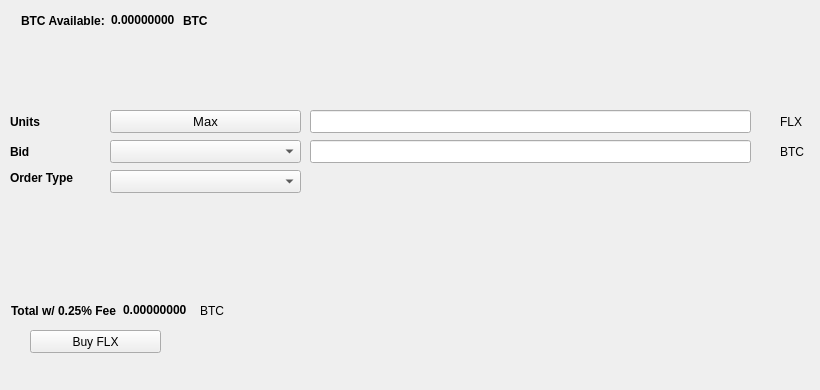
   <widget class="QWidget" name="BuyTab">
    <attribute name="title">
     <string>Buy</string>
    </attribute>
    <widget class="QPushButton" name="BuyFLX">
     <property name="geometry">
      <rect>
       <x>30</x>
       <y>330</y>
       <width>131</width>
       <height>23</height>
      </rect>
     </property>
     <property name="text">
      <string>Buy FLX</string>
     </property>
     <property name="icon">
      <iconset resource="../flexwork.qrc">
       <normaloff>:/icons/bitcoin</normaloff>:/icons/bitcoin</iconset>
     </property>
    </widget>
    <widget class="QLabel" name="label_3">
     <property name="geometry">
      <rect>
       <x>10</x>
       <y>110</y>
       <width>46</width>
       <height>23</height>
      </rect>
     </property>
     <property name="font">
      <font>
       <weight>75</weight>
       <bold>true</bold>
      </font>
     </property>
     <property name="text">
      <string>Units</string>
     </property>
    </widget>
    <widget class="QLineEdit" name="UnitsInput">
     <property name="geometry">
      <rect>
       <x>310</x>
       <y>110</y>
       <width>441</width>
       <height>23</height>
      </rect>
     </property>
     <property name="font">
      <font>
       <pointsize>9</pointsize>
       <weight>75</weight>
       <bold>true</bold>
      </font>
     </property>
    </widget>
    <widget class="QLineEdit" name="BuyBidPriceEdit">
     <property name="geometry">
      <rect>
       <x>310</x>
       <y>140</y>
       <width>441</width>
       <height>23</height>
      </rect>
     </property>
     <property name="font">
      <font>
       <pointsize>9</pointsize>
       <weight>75</weight>
       <bold>true</bold>
      </font>
     </property>
    </widget>
    <widget class="QLabel" name="label_4">
     <property name="geometry">
      <rect>
       <x>780</x>
       <y>110</y>
       <width>31</width>
       <height>23</height>
      </rect>
     </property>
     <property name="text">
      <string>FLX</string>
     </property>
    </widget>
    <widget class="QLabel" name="label_5">
     <property name="geometry">
      <rect>
       <x>780</x>
       <y>140</y>
       <width>31</width>
       <height>23</height>
      </rect>
     </property>
     <property name="text">
      <string>BTC</string>
     </property>
    </widget>
    <widget class="QLabel" name="label_6">
     <property name="geometry">
      <rect>
       <x>10</x>
       <y>140</y>
       <width>46</width>
       <height>23</height>
      </rect>
     </property>
     <property name="font">
      <font>
       <weight>75</weight>
       <bold>true</bold>
      </font>
     </property>
     <property name="text">
      <string>Bid</string>
     </property>
    </widget>
    <widget class="QLabel" name="label_7">
     <property name="geometry">
      <rect>
       <x>10</x>
       <y>170</y>
       <width>91</width>
       <height>16</height>
      </rect>
     </property>
     <property name="font">
      <font>
       <weight>75</weight>
       <bold>true</bold>
      </font>
     </property>
     <property name="text">
      <string>Order Type</string>
     </property>
    </widget>
    <widget class="QPushButton" name="Buy_Max_Amount">
     <property name="geometry">
      <rect>
       <x>110</x>
       <y>110</y>
       <width>191</width>
       <height>23</height>
      </rect>
     </property>
     <property name="font">
      <font>
       <pointsize>10</pointsize>
      </font>
     </property>
     <property name="text">
      <string>Max</string>
     </property>
    </widget>
    <widget class="QComboBox" name="BuyBidcomboBox">
     <property name="geometry">
      <rect>
       <x>110</x>
       <y>140</y>
       <width>191</width>
       <height>23</height>
      </rect>
     </property>
     <property name="font">
      <font>
       <pointsize>10</pointsize>
      </font>
     </property>
    </widget>
    <widget class="QComboBox" name="buyOrdertypeCombo">
     <property name="geometry">
      <rect>
       <x>110</x>
       <y>170</y>
       <width>191</width>
       <height>23</height>
      </rect>
     </property>
     <property name="font">
      <font>
       <pointsize>10</pointsize>
      </font>
     </property>
    </widget>
    <widget class="QWidget" name="layoutWidget1">
     <property name="geometry">
      <rect>
       <x>21</x>
       <y>11</y>
       <width>227</width>
       <height>19</height>
      </rect>
     </property>
     <layout class="QHBoxLayout" name="horizontalLayout_3">
      <item>
       <widget class="QLabel" name="label232">
        <property name="font">
         <font>
          <weight>75</weight>
          <bold>true</bold>
         </font>
        </property>
        <property name="text">
         <string>BTC Available:</string>
        </property>
       </widget>
      </item>
      <item>
       <widget class="QLabel" name="BtcAvailableLbl">
        <property name="palette">
         <palette>
          <active>
           <colorrole role="WindowText">
            <brush brushstyle="SolidPattern">
             <color alpha="255">
              <red>0</red>
              <green>0</green>
              <blue>0</blue>
             </color>
            </brush>
           </colorrole>
           <colorrole role="Button">
            <brush brushstyle="SolidPattern">
             <color alpha="255">
              <red>0</red>
              <green>170</green>
              <blue>0</blue>
             </color>
            </brush>
           </colorrole>
           <colorrole role="Light">
            <brush brushstyle="SolidPattern">
             <color alpha="255">
              <red>0</red>
              <green>255</green>
              <blue>0</blue>
             </color>
            </brush>
           </colorrole>
           <colorrole role="Midlight">
            <brush brushstyle="SolidPattern">
             <color alpha="255">
              <red>0</red>
              <green>212</green>
              <blue>0</blue>
             </color>
            </brush>
           </colorrole>
           <colorrole role="Dark">
            <brush brushstyle="SolidPattern">
             <color alpha="255">
              <red>0</red>
              <green>85</green>
              <blue>0</blue>
             </color>
            </brush>
           </colorrole>
           <colorrole role="Mid">
            <brush brushstyle="SolidPattern">
             <color alpha="255">
              <red>0</red>
              <green>113</green>
              <blue>0</blue>
             </color>
            </brush>
           </colorrole>
           <colorrole role="Text">
            <brush brushstyle="SolidPattern">
             <color alpha="255">
              <red>0</red>
              <green>170</green>
              <blue>0</blue>
             </color>
            </brush>
           </colorrole>
           <colorrole role="BrightText">
            <brush brushstyle="SolidPattern">
             <color alpha="255">
              <red>255</red>
              <green>255</green>
              <blue>255</blue>
             </color>
            </brush>
           </colorrole>
           <colorrole role="ButtonText">
            <brush brushstyle="SolidPattern">
             <color alpha="255">
              <red>0</red>
              <green>0</green>
              <blue>0</blue>
             </color>
            </brush>
           </colorrole>
           <colorrole role="Base">
            <brush brushstyle="SolidPattern">
             <color alpha="255">
              <red>255</red>
              <green>255</green>
              <blue>255</blue>
             </color>
            </brush>
           </colorrole>
           <colorrole role="Window">
            <brush brushstyle="SolidPattern">
             <color alpha="255">
              <red>0</red>
              <green>170</green>
              <blue>0</blue>
             </color>
            </brush>
           </colorrole>
           <colorrole role="Shadow">
            <brush brushstyle="SolidPattern">
             <color alpha="255">
              <red>0</red>
              <green>0</green>
              <blue>0</blue>
             </color>
            </brush>
           </colorrole>
           <colorrole role="AlternateBase">
            <brush brushstyle="SolidPattern">
             <color alpha="255">
              <red>127</red>
              <green>212</green>
              <blue>127</blue>
             </color>
            </brush>
           </colorrole>
           <colorrole role="ToolTipBase">
            <brush brushstyle="SolidPattern">
             <color alpha="255">
              <red>255</red>
              <green>255</green>
              <blue>220</blue>
             </color>
            </brush>
           </colorrole>
           <colorrole role="ToolTipText">
            <brush brushstyle="SolidPattern">
             <color alpha="255">
              <red>0</red>
              <green>0</green>
              <blue>0</blue>
             </color>
            </brush>
           </colorrole>
          </active>
          <inactive>
           <colorrole role="WindowText">
            <brush brushstyle="SolidPattern">
             <color alpha="255">
              <red>0</red>
              <green>0</green>
              <blue>0</blue>
             </color>
            </brush>
           </colorrole>
           <colorrole role="Button">
            <brush brushstyle="SolidPattern">
             <color alpha="255">
              <red>0</red>
              <green>170</green>
              <blue>0</blue>
             </color>
            </brush>
           </colorrole>
           <colorrole role="Light">
            <brush brushstyle="SolidPattern">
             <color alpha="255">
              <red>0</red>
              <green>255</green>
              <blue>0</blue>
             </color>
            </brush>
           </colorrole>
           <colorrole role="Midlight">
            <brush brushstyle="SolidPattern">
             <color alpha="255">
              <red>0</red>
              <green>212</green>
              <blue>0</blue>
             </color>
            </brush>
           </colorrole>
           <colorrole role="Dark">
            <brush brushstyle="SolidPattern">
             <color alpha="255">
              <red>0</red>
              <green>85</green>
              <blue>0</blue>
             </color>
            </brush>
           </colorrole>
           <colorrole role="Mid">
            <brush brushstyle="SolidPattern">
             <color alpha="255">
              <red>0</red>
              <green>113</green>
              <blue>0</blue>
             </color>
            </brush>
           </colorrole>
           <colorrole role="Text">
            <brush brushstyle="SolidPattern">
             <color alpha="255">
              <red>0</red>
              <green>170</green>
              <blue>0</blue>
             </color>
            </brush>
           </colorrole>
           <colorrole role="BrightText">
            <brush brushstyle="SolidPattern">
             <color alpha="255">
              <red>255</red>
              <green>255</green>
              <blue>255</blue>
             </color>
            </brush>
           </colorrole>
           <colorrole role="ButtonText">
            <brush brushstyle="SolidPattern">
             <color alpha="255">
              <red>0</red>
              <green>0</green>
              <blue>0</blue>
             </color>
            </brush>
           </colorrole>
           <colorrole role="Base">
            <brush brushstyle="SolidPattern">
             <color alpha="255">
              <red>255</red>
              <green>255</green>
              <blue>255</blue>
             </color>
            </brush>
           </colorrole>
           <colorrole role="Window">
            <brush brushstyle="SolidPattern">
             <color alpha="255">
              <red>0</red>
              <green>170</green>
              <blue>0</blue>
             </color>
            </brush>
           </colorrole>
           <colorrole role="Shadow">
            <brush brushstyle="SolidPattern">
             <color alpha="255">
              <red>0</red>
              <green>0</green>
              <blue>0</blue>
             </color>
            </brush>
           </colorrole>
           <colorrole role="AlternateBase">
            <brush brushstyle="SolidPattern">
             <color alpha="255">
              <red>127</red>
              <green>212</green>
              <blue>127</blue>
             </color>
            </brush>
           </colorrole>
           <colorrole role="ToolTipBase">
            <brush brushstyle="SolidPattern">
             <color alpha="255">
              <red>255</red>
              <green>255</green>
              <blue>220</blue>
             </color>
            </brush>
           </colorrole>
           <colorrole role="ToolTipText">
            <brush brushstyle="SolidPattern">
             <color alpha="255">
              <red>0</red>
              <green>0</green>
              <blue>0</blue>
             </color>
            </brush>
           </colorrole>
          </inactive>
          <disabled>
           <colorrole role="WindowText">
            <brush brushstyle="SolidPattern">
             <color alpha="255">
              <red>0</red>
              <green>85</green>
              <blue>0</blue>
             </color>
            </brush>
           </colorrole>
           <colorrole role="Button">
            <brush brushstyle="SolidPattern">
             <color alpha="255">
              <red>0</red>
              <green>170</green>
              <blue>0</blue>
             </color>
            </brush>
           </colorrole>
           <colorrole role="Light">
            <brush brushstyle="SolidPattern">
             <color alpha="255">
              <red>0</red>
              <green>255</green>
              <blue>0</blue>
             </color>
            </brush>
           </colorrole>
           <colorrole role="Midlight">
            <brush brushstyle="SolidPattern">
             <color alpha="255">
              <red>0</red>
              <green>212</green>
              <blue>0</blue>
             </color>
            </brush>
           </colorrole>
           <colorrole role="Dark">
            <brush brushstyle="SolidPattern">
             <color alpha="255">
              <red>0</red>
              <green>85</green>
              <blue>0</blue>
             </color>
            </brush>
           </colorrole>
           <colorrole role="Mid">
            <brush brushstyle="SolidPattern">
             <color alpha="255">
              <red>0</red>
              <green>113</green>
              <blue>0</blue>
             </color>
            </brush>
           </colorrole>
           <colorrole role="Text">
            <brush brushstyle="SolidPattern">
             <color alpha="255">
              <red>0</red>
              <green>85</green>
              <blue>0</blue>
             </color>
            </brush>
           </colorrole>
           <colorrole role="BrightText">
            <brush brushstyle="SolidPattern">
             <color alpha="255">
              <red>255</red>
              <green>255</green>
              <blue>255</blue>
             </color>
            </brush>
           </colorrole>
           <colorrole role="ButtonText">
            <brush brushstyle="SolidPattern">
             <color alpha="255">
              <red>0</red>
              <green>85</green>
              <blue>0</blue>
             </color>
            </brush>
           </colorrole>
           <colorrole role="Base">
            <brush brushstyle="SolidPattern">
             <color alpha="255">
              <red>0</red>
              <green>170</green>
              <blue>0</blue>
             </color>
            </brush>
           </colorrole>
           <colorrole role="Window">
            <brush brushstyle="SolidPattern">
             <color alpha="255">
              <red>0</red>
              <green>170</green>
              <blue>0</blue>
             </color>
            </brush>
           </colorrole>
           <colorrole role="Shadow">
            <brush brushstyle="SolidPattern">
             <color alpha="255">
              <red>0</red>
              <green>0</green>
              <blue>0</blue>
             </color>
            </brush>
           </colorrole>
           <colorrole role="AlternateBase">
            <brush brushstyle="SolidPattern">
             <color alpha="255">
              <red>0</red>
              <green>170</green>
              <blue>0</blue>
             </color>
            </brush>
           </colorrole>
           <colorrole role="ToolTipBase">
            <brush brushstyle="SolidPattern">
             <color alpha="255">
              <red>255</red>
              <green>255</green>
              <blue>220</blue>
             </color>
            </brush>
           </colorrole>
           <colorrole role="ToolTipText">
            <brush brushstyle="SolidPattern">
             <color alpha="255">
              <red>0</red>
              <green>0</green>
              <blue>0</blue>
             </color>
            </brush>
           </colorrole>
          </disabled>
         </palette>
        </property>
        <property name="font">
         <font>
          <weight>75</weight>
          <bold>true</bold>
         </font>
        </property>
        <property name="text">
         <string>0.00000000</string>
        </property>
        <property name="textInteractionFlags">
         <set>Qt::LinksAccessibleByMouse|Qt::TextSelectableByKeyboard|Qt::TextSelectableByMouse</set>
        </property>
       </widget>
      </item>
      <item>
       <widget class="QLabel" name="BtcAvailableLbl_2">
        <property name="font">
         <font>
          <weight>75</weight>
          <bold>true</bold>
         </font>
        </property>
        <property name="text">
         <string>BTC</string>
        </property>
       </widget>
      </item>
     </layout>
    </widget>
    <widget class="QWidget" name="layoutWidge2">
     <property name="geometry">
      <rect>
       <x>11</x>
       <y>301</y>
       <width>259</width>
       <height>19</height>
      </rect>
     </property>
     <layout class="QHBoxLayout" name="horizontalLayout_4">
      <item>
       <widget class="QLabel" name="label_9">
        <property name="font">
         <font>
          <weight>75</weight>
          <bold>true</bold>
         </font>
        </property>
        <property name="text">
         <string>Total w/ 0.25% Fee</string>
        </property>
       </widget>
      </item>
      <item>
       <widget class="QLabel" name="BuyCostLabel">
        <property name="palette">
         <palette>
          <active>
           <colorrole role="WindowText">
            <brush brushstyle="SolidPattern">
             <color alpha="255">
              <red>0</red>
              <green>0</green>
              <blue>0</blue>
             </color>
            </brush>
           </colorrole>
           <colorrole role="Button">
            <brush brushstyle="SolidPattern">
             <color alpha="255">
              <red>0</red>
              <green>170</green>
              <blue>0</blue>
             </color>
            </brush>
           </colorrole>
           <colorrole role="Light">
            <brush brushstyle="SolidPattern">
             <color alpha="255">
              <red>0</red>
              <green>255</green>
              <blue>0</blue>
             </color>
            </brush>
           </colorrole>
           <colorrole role="Midlight">
            <brush brushstyle="SolidPattern">
             <color alpha="255">
              <red>0</red>
              <green>212</green>
              <blue>0</blue>
             </color>
            </brush>
           </colorrole>
           <colorrole role="Dark">
            <brush brushstyle="SolidPattern">
             <color alpha="255">
              <red>0</red>
              <green>85</green>
              <blue>0</blue>
             </color>
            </brush>
           </colorrole>
           <colorrole role="Mid">
            <brush brushstyle="SolidPattern">
             <color alpha="255">
              <red>0</red>
              <green>113</green>
              <blue>0</blue>
             </color>
            </brush>
           </colorrole>
           <colorrole role="Text">
            <brush brushstyle="SolidPattern">
             <color alpha="255">
              <red>0</red>
              <green>170</green>
              <blue>0</blue>
             </color>
            </brush>
           </colorrole>
           <colorrole role="BrightText">
            <brush brushstyle="SolidPattern">
             <color alpha="255">
              <red>255</red>
              <green>255</green>
              <blue>255</blue>
             </color>
            </brush>
           </colorrole>
           <colorrole role="ButtonText">
            <brush brushstyle="SolidPattern">
             <color alpha="255">
              <red>0</red>
              <green>0</green>
              <blue>0</blue>
             </color>
            </brush>
           </colorrole>
           <colorrole role="Base">
            <brush brushstyle="SolidPattern">
             <color alpha="255">
              <red>255</red>
              <green>255</green>
              <blue>255</blue>
             </color>
            </brush>
           </colorrole>
           <colorrole role="Window">
            <brush brushstyle="SolidPattern">
             <color alpha="255">
              <red>0</red>
              <green>170</green>
              <blue>0</blue>
             </color>
            </brush>
           </colorrole>
           <colorrole role="Shadow">
            <brush brushstyle="SolidPattern">
             <color alpha="255">
              <red>0</red>
              <green>0</green>
              <blue>0</blue>
             </color>
            </brush>
           </colorrole>
           <colorrole role="AlternateBase">
            <brush brushstyle="SolidPattern">
             <color alpha="255">
              <red>127</red>
              <green>212</green>
              <blue>127</blue>
             </color>
            </brush>
           </colorrole>
           <colorrole role="ToolTipBase">
            <brush brushstyle="SolidPattern">
             <color alpha="255">
              <red>255</red>
              <green>255</green>
              <blue>220</blue>
             </color>
            </brush>
           </colorrole>
           <colorrole role="ToolTipText">
            <brush brushstyle="SolidPattern">
             <color alpha="255">
              <red>0</red>
              <green>0</green>
              <blue>0</blue>
             </color>
            </brush>
           </colorrole>
          </active>
          <inactive>
           <colorrole role="WindowText">
            <brush brushstyle="SolidPattern">
             <color alpha="255">
              <red>0</red>
              <green>0</green>
              <blue>0</blue>
             </color>
            </brush>
           </colorrole>
           <colorrole role="Button">
            <brush brushstyle="SolidPattern">
             <color alpha="255">
              <red>0</red>
              <green>170</green>
              <blue>0</blue>
             </color>
            </brush>
           </colorrole>
           <colorrole role="Light">
            <brush brushstyle="SolidPattern">
             <color alpha="255">
              <red>0</red>
              <green>255</green>
              <blue>0</blue>
             </color>
            </brush>
           </colorrole>
           <colorrole role="Midlight">
            <brush brushstyle="SolidPattern">
             <color alpha="255">
              <red>0</red>
              <green>212</green>
              <blue>0</blue>
             </color>
            </brush>
           </colorrole>
           <colorrole role="Dark">
            <brush brushstyle="SolidPattern">
             <color alpha="255">
              <red>0</red>
              <green>85</green>
              <blue>0</blue>
             </color>
            </brush>
           </colorrole>
           <colorrole role="Mid">
            <brush brushstyle="SolidPattern">
             <color alpha="255">
              <red>0</red>
              <green>113</green>
              <blue>0</blue>
             </color>
            </brush>
           </colorrole>
           <colorrole role="Text">
            <brush brushstyle="SolidPattern">
             <color alpha="255">
              <red>0</red>
              <green>170</green>
              <blue>0</blue>
             </color>
            </brush>
           </colorrole>
           <colorrole role="BrightText">
            <brush brushstyle="SolidPattern">
             <color alpha="255">
              <red>255</red>
              <green>255</green>
              <blue>255</blue>
             </color>
            </brush>
           </colorrole>
           <colorrole role="ButtonText">
            <brush brushstyle="SolidPattern">
             <color alpha="255">
              <red>0</red>
              <green>0</green>
              <blue>0</blue>
             </color>
            </brush>
           </colorrole>
           <colorrole role="Base">
            <brush brushstyle="SolidPattern">
             <color alpha="255">
              <red>255</red>
              <green>255</green>
              <blue>255</blue>
             </color>
            </brush>
           </colorrole>
           <colorrole role="Window">
            <brush brushstyle="SolidPattern">
             <color alpha="255">
              <red>0</red>
              <green>170</green>
              <blue>0</blue>
             </color>
            </brush>
           </colorrole>
           <colorrole role="Shadow">
            <brush brushstyle="SolidPattern">
             <color alpha="255">
              <red>0</red>
              <green>0</green>
              <blue>0</blue>
             </color>
            </brush>
           </colorrole>
           <colorrole role="AlternateBase">
            <brush brushstyle="SolidPattern">
             <color alpha="255">
              <red>127</red>
              <green>212</green>
              <blue>127</blue>
             </color>
            </brush>
           </colorrole>
           <colorrole role="ToolTipBase">
            <brush brushstyle="SolidPattern">
             <color alpha="255">
              <red>255</red>
              <green>255</green>
              <blue>220</blue>
             </color>
            </brush>
           </colorrole>
           <colorrole role="ToolTipText">
            <brush brushstyle="SolidPattern">
             <color alpha="255">
              <red>0</red>
              <green>0</green>
              <blue>0</blue>
             </color>
            </brush>
           </colorrole>
          </inactive>
          <disabled>
           <colorrole role="WindowText">
            <brush brushstyle="SolidPattern">
             <color alpha="255">
              <red>0</red>
              <green>85</green>
              <blue>0</blue>
             </color>
            </brush>
           </colorrole>
           <colorrole role="Button">
            <brush brushstyle="SolidPattern">
             <color alpha="255">
              <red>0</red>
              <green>170</green>
              <blue>0</blue>
             </color>
            </brush>
           </colorrole>
           <colorrole role="Light">
            <brush brushstyle="SolidPattern">
             <color alpha="255">
              <red>0</red>
              <green>255</green>
              <blue>0</blue>
             </color>
            </brush>
           </colorrole>
           <colorrole role="Midlight">
            <brush brushstyle="SolidPattern">
             <color alpha="255">
              <red>0</red>
              <green>212</green>
              <blue>0</blue>
             </color>
            </brush>
           </colorrole>
           <colorrole role="Dark">
            <brush brushstyle="SolidPattern">
             <color alpha="255">
              <red>0</red>
              <green>85</green>
              <blue>0</blue>
             </color>
            </brush>
           </colorrole>
           <colorrole role="Mid">
            <brush brushstyle="SolidPattern">
             <color alpha="255">
              <red>0</red>
              <green>113</green>
              <blue>0</blue>
             </color>
            </brush>
           </colorrole>
           <colorrole role="Text">
            <brush brushstyle="SolidPattern">
             <color alpha="255">
              <red>0</red>
              <green>85</green>
              <blue>0</blue>
             </color>
            </brush>
           </colorrole>
           <colorrole role="BrightText">
            <brush brushstyle="SolidPattern">
             <color alpha="255">
              <red>255</red>
              <green>255</green>
              <blue>255</blue>
             </color>
            </brush>
           </colorrole>
           <colorrole role="ButtonText">
            <brush brushstyle="SolidPattern">
             <color alpha="255">
              <red>0</red>
              <green>85</green>
              <blue>0</blue>
             </color>
            </brush>
           </colorrole>
           <colorrole role="Base">
            <brush brushstyle="SolidPattern">
             <color alpha="255">
              <red>0</red>
              <green>170</green>
              <blue>0</blue>
             </color>
            </brush>
           </colorrole>
           <colorrole role="Window">
            <brush brushstyle="SolidPattern">
             <color alpha="255">
              <red>0</red>
              <green>170</green>
              <blue>0</blue>
             </color>
            </brush>
           </colorrole>
           <colorrole role="Shadow">
            <brush brushstyle="SolidPattern">
             <color alpha="255">
              <red>0</red>
              <green>0</green>
              <blue>0</blue>
             </color>
            </brush>
           </colorrole>
           <colorrole role="AlternateBase">
            <brush brushstyle="SolidPattern">
             <color alpha="255">
              <red>0</red>
              <green>170</green>
              <blue>0</blue>
             </color>
            </brush>
           </colorrole>
           <colorrole role="ToolTipBase">
            <brush brushstyle="SolidPattern">
             <color alpha="255">
              <red>255</red>
              <green>255</green>
              <blue>220</blue>
             </color>
            </brush>
           </colorrole>
           <colorrole role="ToolTipText">
            <brush brushstyle="SolidPattern">
             <color alpha="255">
              <red>0</red>
              <green>0</green>
              <blue>0</blue>
             </color>
            </brush>
           </colorrole>
          </disabled>
         </palette>
        </property>
        <property name="font">
         <font>
          <weight>75</weight>
          <bold>true</bold>
         </font>
        </property>
        <property name="autoFillBackground">
         <bool>false</bool>
        </property>
        <property name="text">
         <string>0.00000000</string>
        </property>
        <property name="textInteractionFlags">
         <set>Qt::LinksAccessibleByMouse|Qt::TextSelectableByMouse</set>
        </property>
       </widget>
      </item>
      <item>
       <widget class="QLabel" name="label_10">
        <property name="font">
         <font>
          <weight>50</weight>
          <bold>false</bold>
         </font>
        </property>
        <property name="text">
         <string>BTC</string>
        </property>
       </widget>
      </item>
     </layout>
    </widget>
    <widget class="QLabel" name="label_24">
     <property name="geometry">
      <rect>
       <x>460</x>
       <y>300</y>
       <width>281</width>
       <height>81</height>
      </rect>
     </property>
     <property name="text">
      <string/>
     </property>
     <property name="pixmap">
      <pixmap>:/images/bittrex</pixmap>
     </property>
    </widget>
   </widget>
